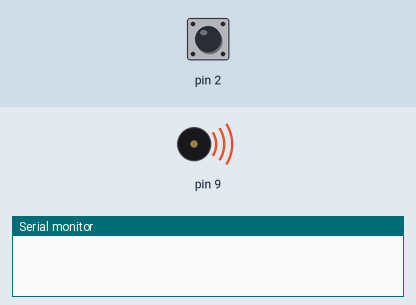
Simulated run of this sketch. Board: Arduino Uno, built with avr-gcc and run on an emulated ATmega328P. Parts: buzzer (waves = sounding), the last lines printed to the serial monitor. The test bench sets the inputs (shaded band); at power-on: pin 2 HIGH.

Above: at 0.16 s.
At 11.1 s:
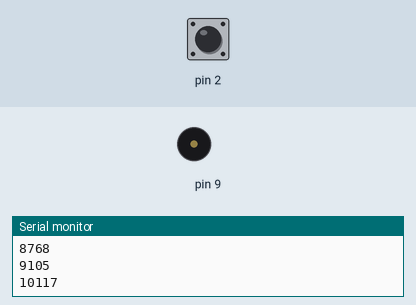
Timing chart, 0 to 14.0 s (numbered marks = the images above):
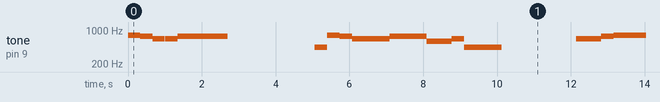

The sketch:

voicePortal.ino
```cpp
int time = 0;
int Cnote0 = 66;
int Cnote0s = 69;
int Dnote0 = 73;
int Dnote0s =78;
int Enote0 = 83;
int Fnote0 =86;
int Fnote0s = 91;
int Gnote0 = 97;
int Gnote0s = 104;
int Anote0 = 111;
int Anote0s = 144;
int Bnote0 = 123;
int Cnote1 = 131;
int Cnote1s = 140;
int Dnote1 = 147;
int Dnote1s = 156;
int Enote1 = 166;
int Fnote1 = 175;
int Fnote1s = 183;
int Gnote1 = 196;
int Gnote1s = 208;
int Anote1 = 221;
int Anote1s = 234;
int Bnote1 = 249;
int Cnote2 = 260;
int Cnote2s = 277;
int Dnote2 = 292;
int Dnote2s = 308;
int Enote2 = 326;
int Fnote2 = 350;
int Fnote2s = 370;
int Gnote2 = 394;
int Gnote2s = 412;
int Anote2 = 442;
int Anote2s = 462;
int Bnote2 = 493;
int Cnote3 = 529;
int Cnote3s = 554;
int Dnote3 = 584;
int Dnote3s = 618;
int Enote3 = 660;
int Fnote3 = 702;
int Fnote3s = 743;
int Gnote3 = 784;
int Gnote3s = 830;
int Anote3 = 882;
int Anote3s = 936;
int Bnote3 = 982;
int Cnote4 = 1053;
int Cnote4s = 1094;
int Dnote4 = 1165;
int Dnote4s = 1239;
int Enote4 = 1306;
int Fnote4 = 1398;
int Fnote4s = 1472;
int Gnote4 = 1530;
int Gnote4s = 1662;
int Anote4 = 1761;
int Anote4s = 1855;
int Bnote4 = 1955;
int Cnote5 = 2100;

int tempo = 2700;
int quarter = tempo/4;
int eight = tempo/8;
int sixnote = tempo/16;

void playfor(int note, int sustain) {
  tone(9, note);
  time = time+sustain;
  delay(sustain);
  Serial.println(time);
}

void setup() {
  // put your setup code here, to run once:
  pinMode(9,OUTPUT);
  pinMode(2, INPUT);
  Serial.begin(9600);
  do{}
  while(digitalRead(2) == 0);

}
void loop() {
  // put your main code here, to run repeatedly:
  //VOICE
  playfor(Gnote3 ,eight);

  playfor(Fnote3s ,eight);
  playfor(Enote3 ,eight - 20);
  noTone(9);
  delay(20);
  time+=20;
  playfor(Enote3 ,eight);

  playfor(Fnote3s ,2*quarter);
  noTone(9);
  delay(4 * quarter - eight);
  time += (4 * quarter - eight);

  playfor(Anote2 ,eight); //pick up

  playfor(Gnote3 ,eight);
  playfor(Fnote3s ,eight);
  playfor(Enote3 ,3* eight);


  playfor(Fnote3s ,3*eight);

  playfor(Dnote3 ,2* eight);
  playfor(Enote3 ,eight);
  playfor(Anote2 ,quarter + eight);
  noTone(9);
  delay(2 * quarter + 2*eight);
  time += (2 * quarter + 2*eight);

  playfor(Enote3 ,quarter);
  playfor(Fnote3s ,eight);
  playfor(Gnote3 ,quarter + eight);
  playfor(Enote3 ,eight);
  playfor(Cnote3s ,quarter);
  playfor(Dnote3 ,3* eight);

  playfor(Enote3 ,2* eight);
  playfor(Anote2 ,3* eight);

  playfor(Fnote3s ,eight + 3 *quarter);
  noTone(9);
  delay(2* quarter);
  time += (2* quarter);
  Serial.println(time);

  do{}
  while(digitalRead(2) == 0);


//  playfor(Gnote3 ,eight);
//  playfor(Fnote3s ,eight);
//  playfor(Enote3 ,eight *2);
//  playfor(Fnote3s ,4*eight);
//  noTone(9);
//  delay(7* eight);

  //delay(2000);
}
```

Measured:
- by itself, tone on pin 9: plays 784 Hz for 0.34 s, 743 Hz for 0.34 s, 660 Hz for 0.32 s, 660 Hz for 0.34 s, 743 Hz for 1.4 s, 442 Hz for 0.34 s … (134 notes in this stretch)
